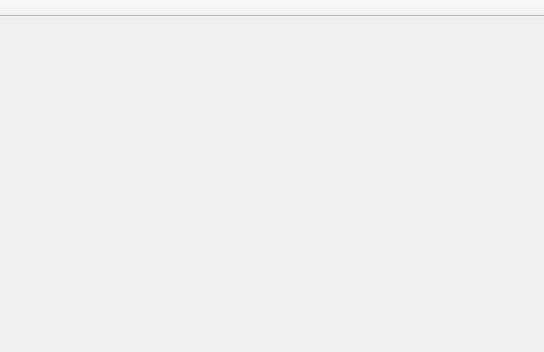
<?xml version="1.0" encoding="UTF-8"?>
<ui version="4.0">
 <class>MainWindow</class>
 <widget class="QMainWindow" name="MainWindow">
  <property name="geometry">
   <rect>
    <x>0</x>
    <y>0</y>
    <width>544</width>
    <height>352</height>
   </rect>
  </property>
  <property name="minimumSize">
   <size>
    <width>544</width>
    <height>331</height>
   </size>
  </property>
  <property name="windowTitle">
   <string>MainWindow</string>
  </property>
  <widget class="QWidget" name="centralwidget">
   <layout class="QVBoxLayout" name="verticalLayout">
    <item>
     <widget class="QWidget" name="MainWidget" native="true">
      <property name="enabled">
       <bool>true</bool>
      </property>
      <property name="minimumSize">
       <size>
        <width>529</width>
        <height>293</height>
       </size>
      </property>
     </widget>
    </item>
   </layout>
  </widget>
  <widget class="QToolBar" name="toolBar">
   <property name="windowTitle">
    <string>toolBar</string>
   </property>
   <property name="movable">
    <bool>false</bool>
   </property>
   <attribute name="toolBarArea">
    <enum>TopToolBarArea</enum>
   </attribute>
   <attribute name="toolBarBreak">
    <bool>false</bool>
   </attribute>
  </widget>
 </widget>
 <resources/>
 <connections/>
</ui>
